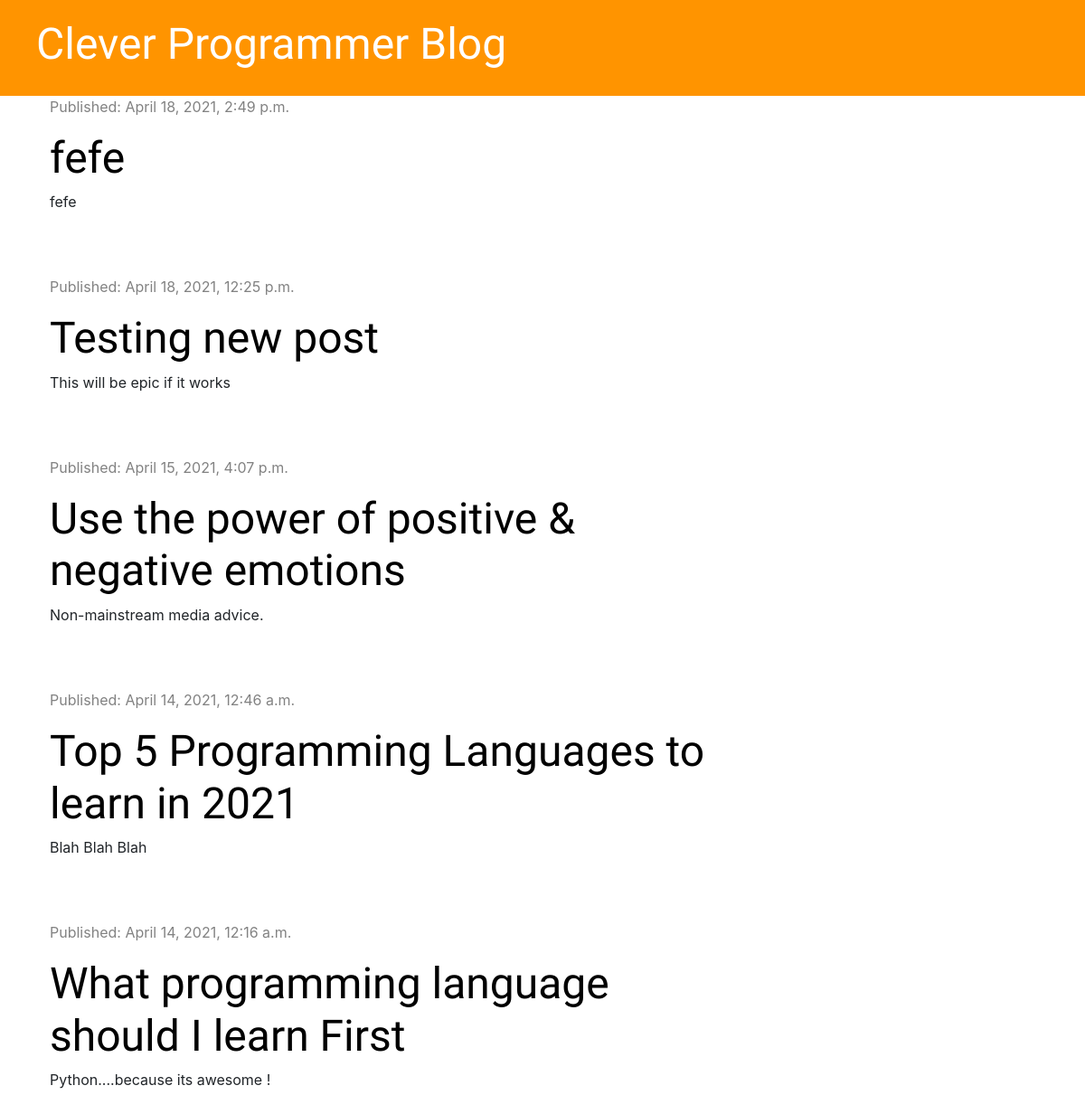
Before: / with the older database file.
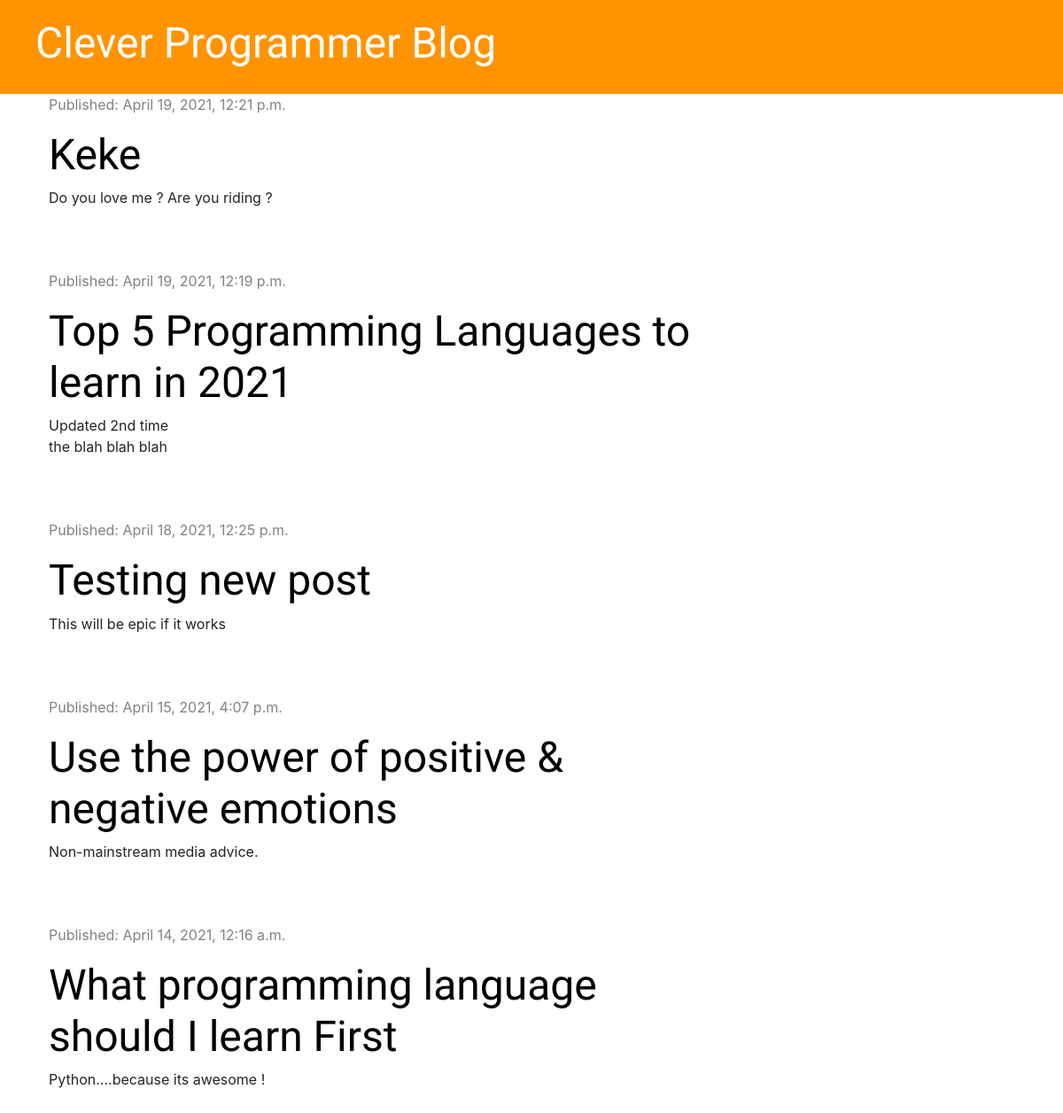
After: the same page with the newer database file.
### blog/models.py (models this page shows, shortened)
class Post(models.Model):
    author = models.ForeignKey('auth.User',on_delete=models.CASCADE)
    title = models.CharField(max_length=200)
    text = models.TextField()
    created_date = models.DateTimeField(default=timezone.now)
    published_date = models.DateTimeField(blank=True,null=True)

### blog/views.py (the view)
# urls.py: path('',views.post_list,name='post_list'),
def post_list(request):
    posts = Post.objects.filter(published_date__lte=timezone.now()).order_by('-published_date')
    stuff_for_frontend = {'posts' : posts}
    return render(request,'blog/post_list.html' ,stuff_for_frontend)

### blog/templates/blog/post_list.html
{% extends 'blog/base.html' %}
{% block content %}
    {% for post in posts %}
        <div class="post">
            <div class="date">
                <p>Published: {{ post.published_date }}</p>
            </div>
            <h1><a href="{% url 'post_detail' pk=post.pk %}">{{ post.title }}</a></h1>
            <p>{{ post.text|linebreaksbr }}</p>
        </div>
    {% endfor %}
{% endblock %}

### blog/templates/blog/base.html (shortened to what this page needs)
{% load static %}
<!DOCTYPE html>
<html lang="en">
<head>
    <link rel="stylesheet" href="https://cdn.jsdelivr.net/npm/bootstrap@4.6.0/dist/css/bootstrap.min.css">
    <link rel="stylesheet" href="{% static 'css/blog.css' %}">
    <link rel="stylesheet" href="https://pro.fontawesome.com/releases/v5.10.0/css/all.css"/>
</head>
<body>
<div class="page-header">
    <h1><a href="{% url "post_list" %}">Clever Programmer Blog</a></h1>
</div>
<div class="content container">
    <div class="row">
        <div class="col-md-8">
          {% block content %}
          {% endblock %}
        </div>
    </div>
</div>
</body>
</html>

### blog/static/css/blog.css (style rules this page uses)
.page-header { background-color: #ff9400; margin-top: 0; padding: 20px 20px 20px 40px; }
.page-header h1, .page-header h1 a { color: #ffffff; font-size: 36pt; text-decoration: none; }
.content { margin-left: 40px; }
h1,h2,h3,h4 { font-family: 'Tangerine','Inconsolata','Droid Sans',serif; font-size: 48px; }
.date { color: #828282; }
.post { margin-bottom: 70px; }
.post h1 a { color: #000000; }

Changed rows visible on the page:
changed Post: published_date "April 18, 2021, 2:49 p.m." → "April 19, 2021, 12:21 p.m."; title "fefe" → "Keke"; text "fefe" → "Do you love me ? Are you riding ?"
changed Post: published_date "April 14, 2021, 12:46 a.m." → "April 19, 2021, 12:19 p.m."; text "Blah Blah Blah" → "Updated 2nd time the blah blah blah"; moves up the list
